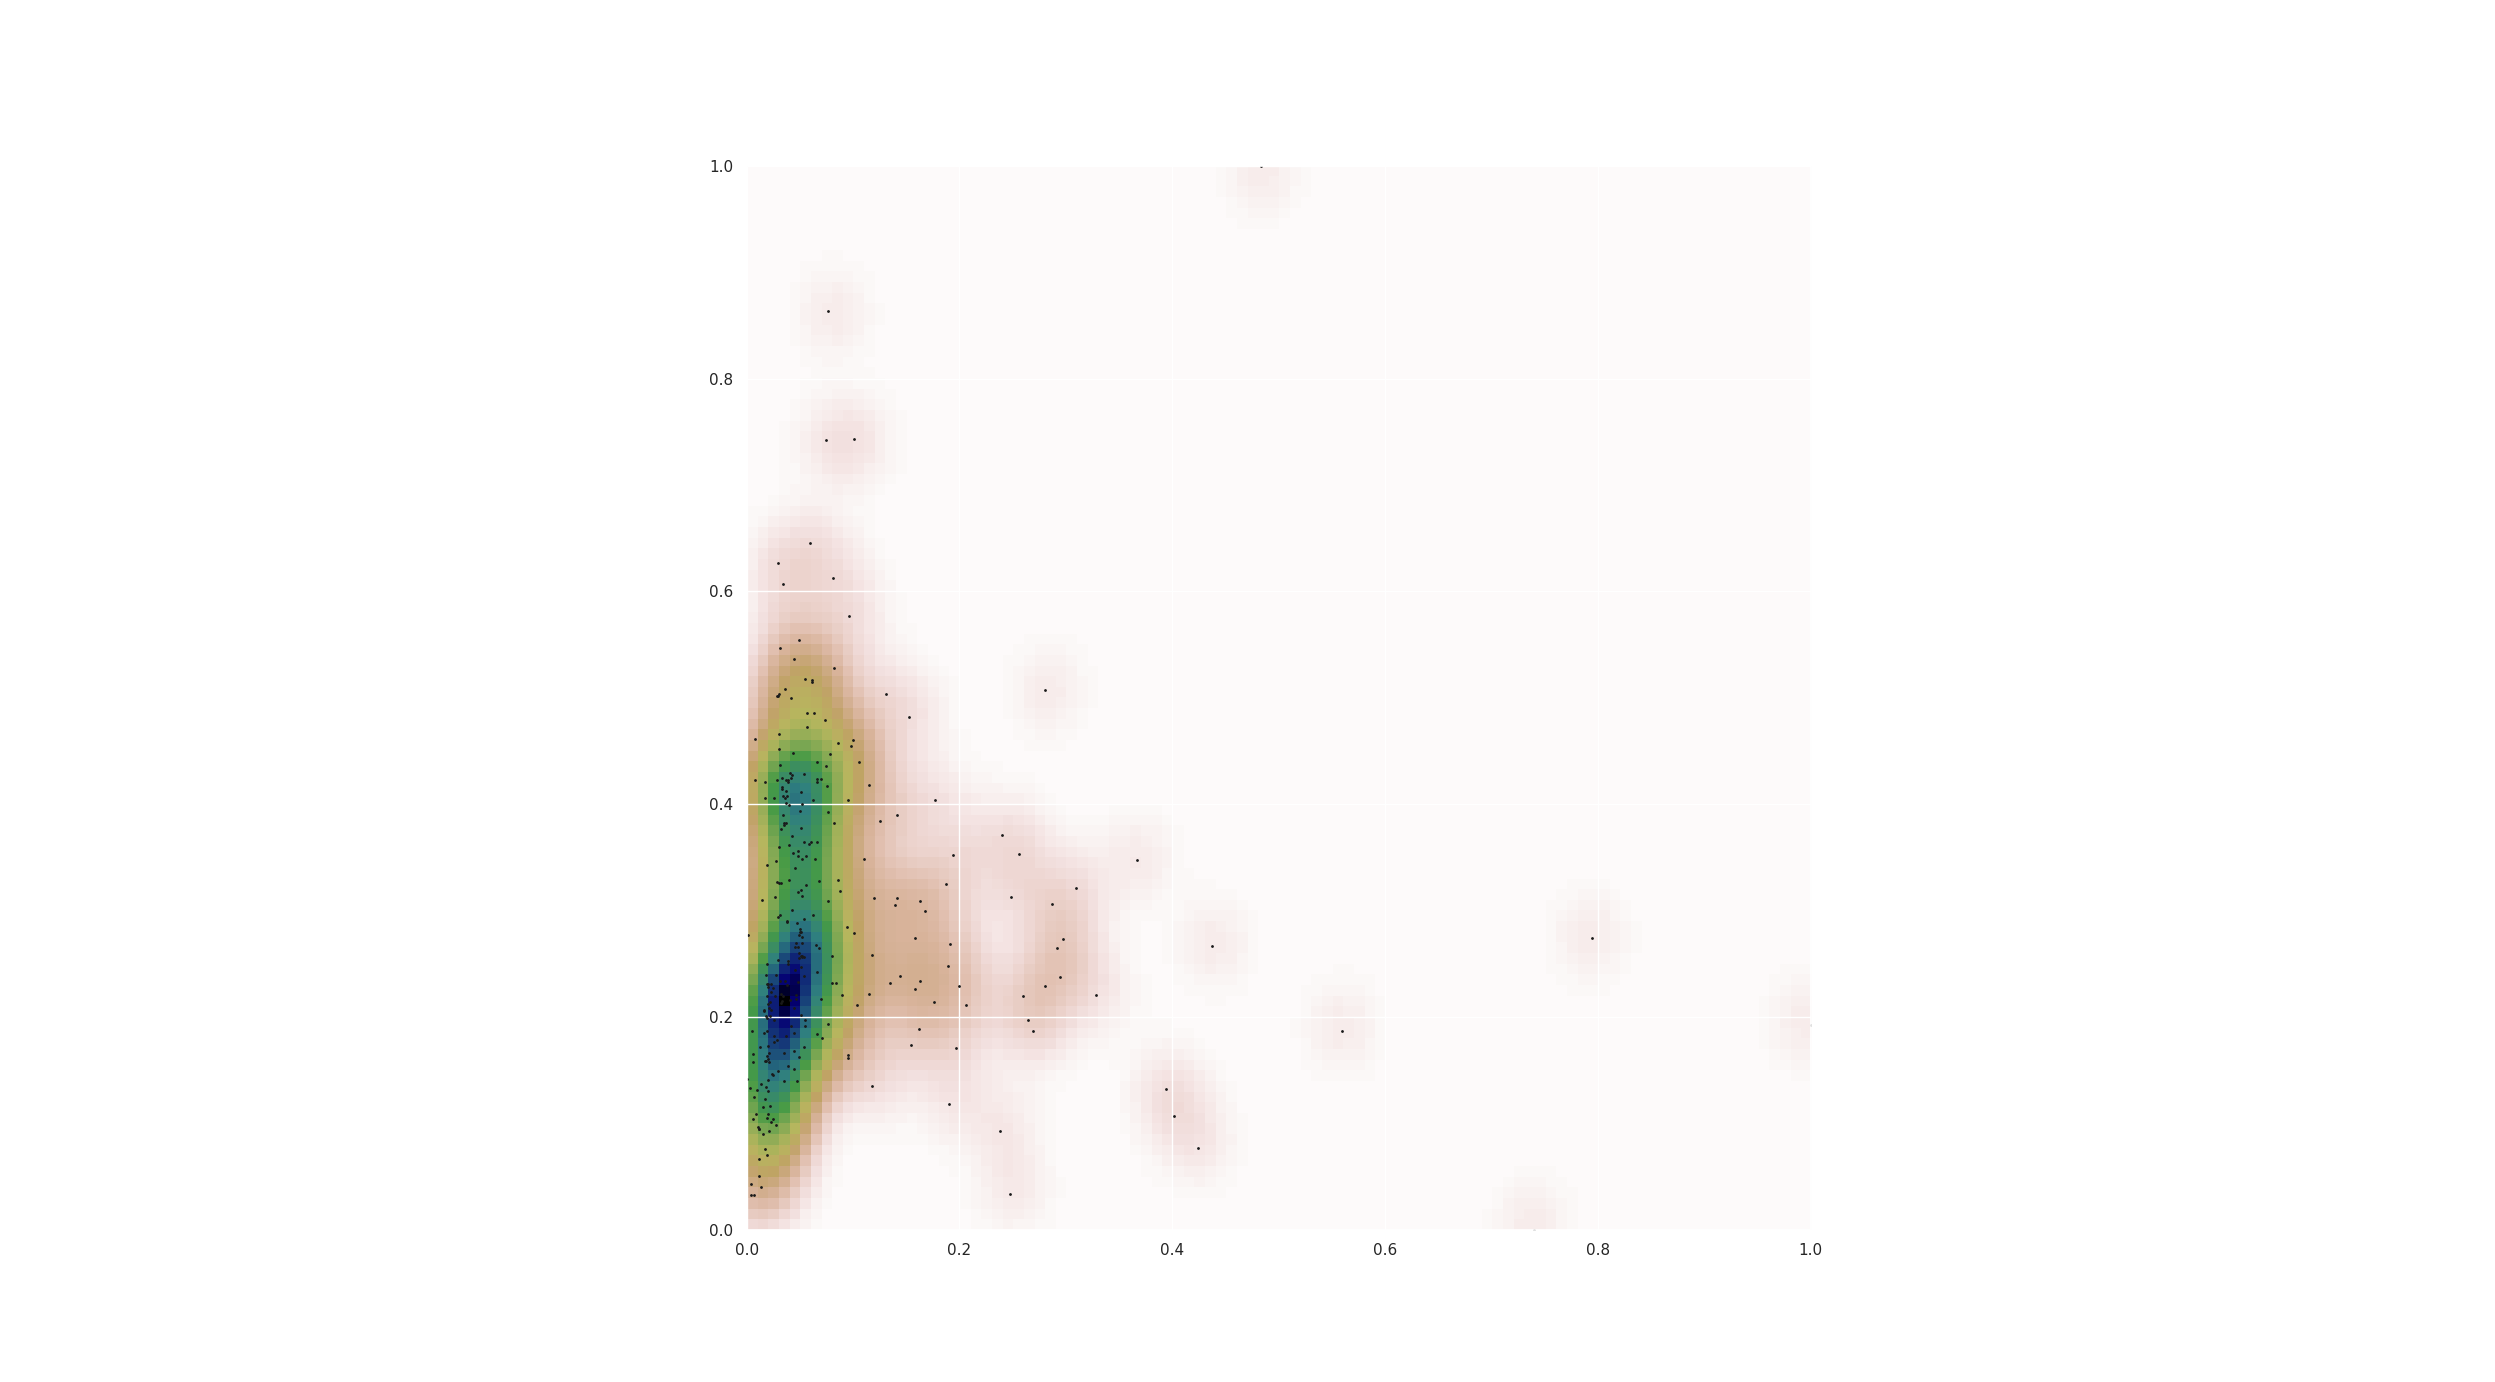

The script that drew this image:
from __future__ import division
#Kernel-density estimate using Gaussian kernels

import os
import numpy as np
import matplotlib.pyplot as plt
from scipy import stats
import pandas as pd
from scipy.stats import gaussian_kde
from sklearn.neighbors import KernelDensity
import sklearn.datasets as ds
from sklearn.decomposition import PCA
import seaborn as sns
import random
from sklearn.model_selection import train_test_split
from sklearn.neighbors.kde import KernelDensity
from sklearn.grid_search import GridSearchCV
import math 
from mayavi import mlab
from sklearn.preprocessing import StandardScaler
from sklearn.datasets.base import Bunch

sns.set(color_codes=True)

path_fv = '/data2/LucieR/Delemotte-summerlab_ERnorm_100ER_4.5A/feature_vectors/'
path_pdb = '/data2/LucieR/Delemotte-summerlab_ERnorm_100ER_4.5A/PDB_edited/'
path_gpcr = '/data2/LucieR/Delemotte-summerlab_ERnorm_100ER_4.5A/fv_gpcr/'
path_ic = '/data2/LucieR/Delemotte-summerlab_ERnorm_100ER_4.5A/fv_ionchannel/'
path_enz = '/data2/LucieR/Delemotte-summerlab_ERnorm_100ER_4.5A/fv_enzyme/'
path_kin = '/data2/LucieR/Delemotte-summerlab_ERnorm_100ER_4.5A/fv_kinase/'


#----------------------------------------------------------------------
#Necessary data
def name_base(path_pdb,file):
	base_list = []
	for file in os.listdir(path_pdb):
		if file.endswith('.pdb'):
			basename = file.split('.')[:-1]
			base =''.join(basename)
			base_list.append(base)
	return base_list

def gpcr_base(path_gpcr,file):
	base_list = []
	for file in os.listdir(path_gpcr):
		if file.endswith('.txt'):
			basename = file.split('_')[-1].split('.')[0]
			base =''.join(basename)
			base_list.append(base)
	return base_list

def ic_base(path_ic,file):
	base_list = []
	for file in os.listdir(path_ic):
		if file.endswith('.txt'):
			basename = file.split('_')[-1].split('.')[0]
			base =''.join(basename)
			base_list.append(base)
	return base_list	

def enz_base(path_enz,file):
	base_list = []
	for file in os.listdir(path_enz):
		if file.endswith('.txt'):
			basename = file.split('_')[-1].split('.')[0]
			base =''.join(basename)
			base_list.append(base)
	return base_list

def kin_base(path_kin,file):
	base_list = []
	for file in os.listdir(path_kin):
		if file.endswith('.txt'):
			basename = file.split('_')[-1].split('.')[0]
			base =''.join(basename)
			base_list.append(base)
	return base_list
		
def create_vlist():
	base_list = name_base(path_pdb,file)
	temp = []
	for i in range(len(base_list)):
		
		with open (path_fv+'features_'+base_list[i]+'.txt') as fv:
			lines = fv.readlines()
			fv = [x.strip() for x in lines]
			fv = [float(i) for i in fv]

			x = np.array(fv)

			temp.append(x)
			
	return temp
	
def create_gpcr_list():
	base_list = gpcr_base(path_gpcr,file)
	temp = []
	for i in range(len(base_list)):
		
		with open (path_gpcr+'features_'+base_list[i]+'.txt') as fv:
			lines = fv.readlines()
			fv = [x.strip() for x in lines]
			fv = [float(i) for i in fv]

			x = np.array(fv)

			temp.append(x)
			
	return temp

def create_ic_list():
	base_list = ic_base(path_ic,file)
	temp = []
	for i in range(len(base_list)):
		
		with open (path_ic+'features_'+base_list[i]+'.txt') as fv:
			lines = fv.readlines()
			fv = [x.strip() for x in lines]
			fv = [float(i) for i in fv]

			x = np.array(fv)

			temp.append(x)
			
	return temp

def create_enz_list():
	base_list = enz_base(path_enz,file)
	temp = []
	for i in range(len(base_list)):
		
		with open (path_enz+'features_'+base_list[i]+'.txt') as fv:
			lines = fv.readlines()
			fv = [x.strip() for x in lines]
			fv = [float(i) for i in fv]

			x = np.array(fv)

			temp.append(x)
			
	return temp

def create_kin_list():
	base_list = kin_base(path_kin,file)
	temp = []
	for i in range(len(base_list)):
		
		with open (path_kin+'features_'+base_list[i]+'.txt') as fv:
			lines = fv.readlines()
			fv = [x.strip() for x in lines]
			fv = [float(i) for i in fv]

			x = np.array(fv)

			temp.append(x)
			
	return temp
#----------------------------------------------------------------------
#PCA weight vector
base_list = name_base(path_pdb,file)
vec = create_vlist()
vec = np.asarray(vec)
vec = np.matrix(vec)

gpcr = np.asarray(create_gpcr_list())
ic = np.asarray(create_ic_list())
enz = np.asarray(create_enz_list())
kin = np.asarray(create_kin_list())

vec = create_vlist()
vec = np.asarray(vec)

fam_list = []
for item in vec.tolist():
	for a in gpcr.tolist():
		if item == a:
			fam_list.append(0) #purple
	for b in ic.tolist():
		if item == b:
			fam_list.append(1) #blue
	for c in kin.tolist():
		if item == c:
			fam_list.append(2) #green
	for d in enz.tolist():
		if item == d:
			fam_list.append(3) #yellow

fam_array = np.asarray(fam_list)
#print fam_array

n_comp = 2
pca = PCA(n_components=n_comp)

data = pd.DataFrame(data=vec, index=range(vec.shape[0]), columns=range(vec.shape[1]))
z_scaler = StandardScaler() #Normalize
z_data = z_scaler.fit_transform(data)
pca_data = pca.fit_transform(z_data)

reduced_data = pca.fit_transform(vec) 
print pca.explained_variance_ratio_ #Amount of variance: PC1 explains 99% and PC2 explains 0.0064%
print (abs(pca.components_))

def pca_weight(reduced_data,coeff,labels=None):
	x = reduced_data[:,0]
	y = reduced_data[:,1]
	n = coeff.shape[0]
	#print n
	scalex = 1.0/(x.max() - x.min())
	scaley = 1.0/(y.max() - y.min())
	colors = ['r','g','y','b']
	plt.scatter(x * scalex,y * scaley, color=[colors[lc] for lc in fam_array])
	for i in range(n):
		plt.arrow(0, 0, coeff[i,0], coeff[i,1],color = 'r',alpha = 0.5)
		if labels is None:
			plt.text(coeff[i,0]* 1.15, coeff[i,1] * 1.15, "Feat"+str(i+1), color = 'g', ha = 'center', va = 'center')
		else:
			plt.text(coeff[i,0]* 1.15, coeff[i,1] * 1.15, labels[i], color = 'g', ha = 'center', va = 'center')
		
plt.xlim(-0.5,1.5)
plt.ylim(-0.5,1)
plt.xlabel("PC{}".format(1))
plt.ylabel("PC{}".format(2))
plt.grid()

pca_weight(reduced_data[:,0:2],np.transpose(pca.components_[0:2, :]))
plt.show()

#----------------------------------------------------------------------
#Inverse PCA and biases
def heatmap_pca():
	n_comp =2
	pca = PCA(n_components=n_comp)
	data = pd.DataFrame(data=vec, index=range(vec.shape[0]), columns=range(vec.shape[1]))

	z_scaler = StandardScaler() #Normalize
	z_data = z_scaler.fit_transform(data)

	pca_data = pca.fit_transform(z_data)
	pca_inv_data = pca.inverse_transform(np.eye(n_comp))

	fig = plt.figure(figsize=(10, 6.5))
	sns.heatmap(pca.inverse_transform(np.eye(n_comp)), cmap="hot", cbar=True, vmin=0, vmax=1)
	'''ax = sns.heatmap(pca.inverse_transform(np.eye(n_comp)), cbar=False, vmin=0, vmax=1)
	cbar = ax.figure.colorbar(ax.collections[0])
	cbar.set_ticks([0,1])'''
	plt.ylabel('principal component', fontsize=20)
	plt.xlabel('original feature index', fontsize=20)
	#plt.xlim(1,17)
	#plt.tick_params(axis='both', which='major', labelsize=18)
	#plt.tick_params(axis='both', which='minor', labelsize=12)

	fig = plt.figure(figsize=(10, 6.5))
	plt.plot(pca_inv_data.mean(axis=0), '--o', label = 'mean')
	plt.plot(np.square(pca_inv_data.std(axis=0)), '--o', label = 'variance')
	plt.legend(loc='lower right')
	plt.ylabel('feature contribution', fontsize=20)
	plt.xlabel('feature index', fontsize=20)
	plt.tick_params(axis='both', which='major', labelsize=18)
	plt.tick_params(axis='both', which='minor', labelsize=12)
	plt.xlim([0, 16])
	plt.legend(loc='lower left', fontsize=18)
	plt.show()
#----------------------------------------------------------------------
#Two-dimensional data KDE
def gauss_kde():

	pca = PCA(n_components=2)
	reduced_data = pca.fit_transform(vec) 

	x = reduced_data[:,0]
	x = (x-np.min(x))
	x = (x/np.max(x))
	reduced_data[:,0] = x

	x = reduced_data[:,1]
	x = (x-np.min(x))
	x = (x/np.max(x))
	reduced_data[:,1] = x

	'''x = reduced_data[:,2]
	x = (x-np.min(x))
	x = (x/np.max(x))
	reduced_data[:,2] = x'''

	x = reduced_data[:,0]
	y = reduced_data[:,1]
	#z = reduced_data[:,2]
	xmin, xmax = x.min(), x.max()
	ymin, ymax = y.min(),y.max()
	#zmin, ymax = y.min(),y.max()
	#Kernel density estimate on data using calcualted sigma
	bw = 0.21
	X, Y = np.mgrid[xmin:xmax:100j, ymin:ymax:100j]
	positions = np.vstack([X.ravel(), Y.ravel()])
	values = np.vstack([x, y])
	kernel = stats.gaussian_kde(values, bw_method = bw)
	Z = np.reshape(kernel(positions).T, X.shape)

	#Plot the results
	fig = plt.figure()
	ax = fig.add_subplot(111)
	ax.imshow(np.rot90(Z), cmap=plt.cm.gist_earth_r,
		  extent=[xmin, xmax, ymin, ymax])
	ax.plot(x, y, 'k.', markersize=2)
	ax.set_xlim([xmin, xmax])
	ax.set_ylim([ymin, ymax])

	'''fig = plt.figure()
	ax = fig.gca()
	ax.set_xlim(xmin, xmax)
	ax.set_ylim(ymin, ymax)
	# Contourf plot
	cfset = ax.contourf(X, Y, Z, cmap='Blues')
	## Or kernel density estimate plot instead of the contourf plot
	#ax.imshow(np.rot90(Z), cmap='Blues', extent=[xmin, xmax, ymin, ymax])
	# Contour plot
	cset = ax.contour(X, Y, Z, colors='k')
	# Label plot
	ax.clabel(cset, inline=1, fontsize=10)
	#ax.set_xlabel('Y1')
	#ax.set_ylabel('Y0')'''


	plt.show()

#----------------------------------------------------------------------
#Test for sigma
def sigma_test():
	base_list = name_base(path_pdb,file)
	vec = create_vlist()
	vec = np.asarray(vec)

	pca = PCA(n_components=3).fit(vec)
	reduced_data = pca.transform(vec)
	
	random.shuffle(reduced_data)
	X_train, X_val = train_test_split(reduced_data, test_size=0.50)
	
	# Max log likelihood
	n = len(X_train)
	#fin = []
	temp = []
	#for y in range(10):
	for sig in np.arange(0.01,2,0.1): #increments of 0.25
		
		for item_val in X_val:
			#print item_val
			for item_train in X_train: 
				#print item_train
				d_xval2 = (np.exp(-((np.power((item_val-item_train),2))/(2*np.power(sig,2)))))
		d_xval = (1/(n*np.sqrt(2*np.pi*sig)))*(np.sum(d_xval2))
		log_d = np.log(d_xval)
		#print log_d 
		sum_log = np.sum(log_d)
		temp.append([sig, sum_log])
	#print temp
		#print 'log likelihood using',str(sig), '=', str(sum_log) #sum_log
	opt_sig = max(temp, key=lambda x:x[1])
	print opt_sig #return

def avg_sigma():
	from itertools import repeat, starmap
	sigma = sigma_test()
	fin = []
	for i in repeat(10):
		fin.append(sigma)
	print fin
	#median = np.median(fin)
	#print median

#----------------------------------------------------------------------
#Histogram visual - NOT finished
def hist_plot():
	base_list = name_base(path_pdb,file)
	vec = create_vlist()
	vec = np.asarray(vec)
	vec = np.matrix(vec)

	pca = PCA(n_components=2).fit(vec)
	reduced_data = pca.transform(vec) 

	x = reduced_data[:,0]
	x = (x-np.min(x))
	x = (x/np.max(x))
	reduced_data[:,0] = x

	x = reduced_data[:,1]
	x = (x-np.min(x))
	x = (x/np.max(x))
	reduced_data[:,1] = x

	x = reduced_data[:,0]
	y = reduced_data[:,1]

	fig, axes = plt.subplots(ncols=4, nrows=1, figsize=(21,5))
	nbins=24

	#2D Histogram 
	axes[0].set_title('2D Histogram')
	axes[0].hist2d(x,y,bins=nbins, cmap=plt.cm.jet) # bins = square root choice

	#Gaussian KDE
	bw = 1.21
	xy = np.vstack([x,y])
	kde = stats.gaussian_kde(xy, bw_method = bw)
	xi, yi = np.mgrid[x.min():x.max():nbins*1j, y.min():y.max():nbins*1j]
	zi = kde(np.vstack([xi.flatten(), yi.flatten()]))
	axes[1].set_title('Gaussian KDE')
	axes[1].pcolormesh(xi,yi,zi.reshape(xi.shape), cmap=plt.cm.jet)

	#2D Density with shading
	axes[2].set_title('2D Density with shading')
	axes[2].pcolormesh(xi, yi, zi.reshape(xi.shape), shading='gouraud', cmap=plt.cm.jet)
	 
	#2D Density with shading and contour
	axes[3].set_title('2D Density with shading + contour')
	axes[3].pcolormesh(xi, yi, zi.reshape(xi.shape), shading='gouraud', cmap=plt.cm.jet)
	axes[3].contour(xi, yi, zi.reshape(xi.shape) )
	
	plt.show()


def sns_plot():
	base_list = name_base(path_pdb,file)
	vec = create_vlist()
	vec = np.asarray(vec)
	vec = np.matrix(vec)

	pca = PCA(n_components=3).fit(vec)
	reduced_data = pca.transform(vec) 

	x = reduced_data[:,0]
	x = (x-np.min(x))
	x = (x/np.max(x))
	reduced_data[:,0] = x

	x = reduced_data[:,1]
	x = (x-np.min(x))
	x = (x/np.max(x))
	reduced_data[:,1] = x

	x = reduced_data[:,2]
	x = (x-np.min(x))
	x = (x/np.max(x))
	reduced_data[:,2] = x

	x = reduced_data[:,0]
	y = reduced_data[:,1]
	z = reduced_data[:,2]
	xmin, xmax = x.min(), x.max()
	ymin, ymax = y.min(),y.max()
	zmin, zmax = z.min(),z.max()

	#Density scatter plot
	bw = 1.09
	xyz = np.vstack([x,y,z])
	kde = stats.gaussian_kde(xyz, bw_method = bw)
	density = kde(xyz)

	figure = mlab.figure('DensityPlot')
	pts = mlab.points3d(x, y, z, density, scale_mode='none', scale_factor=0.07)

	#Evaluate the gaussian kde on a grid
	'''bw = 1.92
	X, Y, Z = np.mgrid[xmin:xmax:100j, ymin:ymax:100j, zmin:zmax:100j]
	values = np.vstack([x, y, z])
	kde = stats.gaussian_kde(values, bw_method = bw)
	coords = np.vstack([item.ravel() for item in [X,Y,Z]])
	density = kde(coords).reshape(X.shape)

	figure = mlab.figure('DensityPlot')

	grid = mlab.pipeline.scalar_field(X, Y, Z, density)
	min = density.min()
	max=density.max()
	mlab.pipeline.volume(grid, vmin=min, vmax=min + .5*(max-min))'''

	mlab.axes()
	mlab.show()

if __name__ == '__main__':
	pca_weight()
	#heatmap_pca()
	#gauss_kde()
	#sigma_test()
	#avg_sigma()
	#hist_plot()
	#sns_plot()
